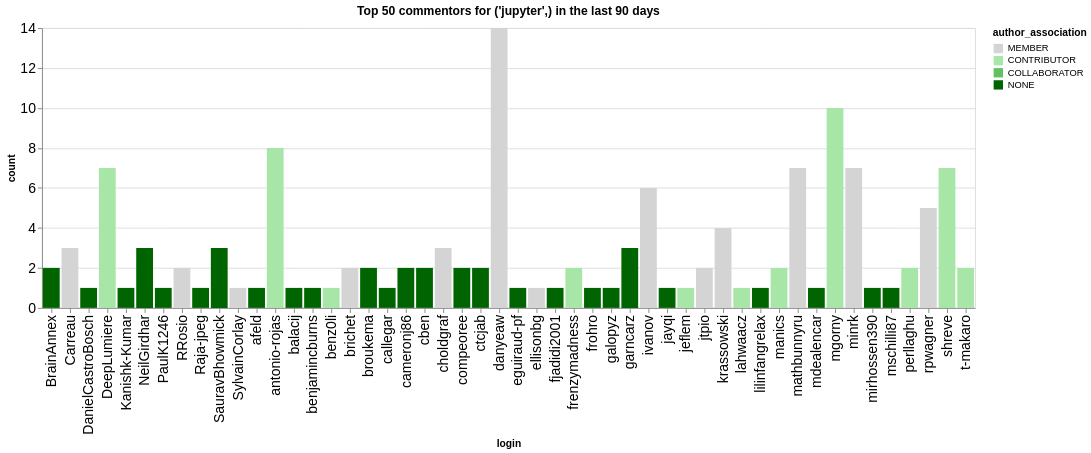

Notebook source saved alongside this figure:
### Code cell
n_plot = 50
charts = []
for ii, (iorg, idata) in enumerate(commentors.groupby(['org'])):
    title = f"Top {n_plot} commentors for {iorg} in the last {n_days} days"
    idata = idata.groupby('login', as_index=False).agg({'count': 'sum', 'author_association': 'first'})
    idata = idata.sort_values('count', ascending=False).head(n_plot)
    ch = alt.Chart(data=idata.head(n_plot), title=title).mark_bar().encode(
        x='login',
        y='count',
        color=alt.Color('author_association', scale=alt.Scale(domain=author_types, range=author_colors))
    )
    charts.append(ch)
alt.hconcat(*charts)

### Figure 1 — Vega-Lite specification as saved in the notebook (floating-point values rounded to 4 significant figures)
{"config": {"axisLeft": {"labelFontSize": 15}, "axisBottom": {"labelFontSize": 15}}, "hconcat": [{"mark": {"type": "bar"}, "encoding": {"color": {"field": "author_association", "scale": {"domain": ["MEMBER", "CONTRIBUTOR", "COLLABORATOR", "NONE"], "range": ["rgb(211.82745098039214, 211.82745098039214, 211.82745098039214)", "rgb(166.98562091503268, 229.89803921568628, 166.98562091503268)", "rgb(96.37647058823529, 192.75294117647059, 96.37647058823529)", "rgb(0.0, 100.3921568627451, 0.0)"]}, "type": "nominal"}, "x": {"field": "login", "type": "nominal"}, "y": {"field": "count", "type": "quantitative"}}, "title": "Top 50 commentors for ('jupyter',) in the last 90 days"}], "data": {"name": "data-c016bb20ef85b14867ede2de059cb8be"}, "$schema": "https://vega.github.io/schema/vega-lite/v5.20.1.json", "datasets": {"data-c016bb20ef85b14867ede2de059cb8be": [{"login": "danyeaw", "count": 14, "author_association": "MEMBER"}, {"login": "mgorny", "count": 10, "author_association": "CONTRIBUTOR"}, {"login": "antonio-rojas", "count": 8, "author_association": "CONTRIBUTOR"}, {"login": "DeepLumiere", "count": 7, "author_association": "CONTRIBUTOR"}, {"login": "mathbunnyru", "count": 7, "author_association": "MEMBER"}, {"login": "minrk", "count": 7, "author_association": "MEMBER"}, {"login": "shreve", "count": 7, "author_association": "CONTRIBUTOR"}, {"login": "ivanov", "count": 6, "author_association": "MEMBER"}, {"login": "rpwagner", "count": 5, "author_association": "MEMBER"}, {"login": "krassowski", "count": 4, "author_association": "MEMBER"}, {"login": "garncarz", "count": 3, "author_association": "NONE"}, {"login": "NeilGirdhar", "count": 3, "author_association": "NONE"}, {"login": "SauravBhowmick", "count": 3, "author_association": "NONE"}, {"login": "Carreau", "count": 3, "author_association": "MEMBER"}, {"login": "choldgraf", "count": 3, "author_association": "MEMBER"}, {"login": "perllaghu", "count": 2, "author_association": "CONTRIBUTOR"}, {"login": "manics", "count": 2, "author_association": "CONTRIBUTOR"}, {"login": "jtpio", "count": 2, "author_association": "MEMBER"}, {"login": "compeoree", "count": 2, "author_association": "NONE"}, {"login": "cben", "count": 2, "author_association": "NONE"}, {"login": "brichet", "count": 2, "author_association": "MEMBER"}, {"login": "ctcjab", "count": 2, "author_association": "NONE"}, {"login": "cameronj86", "count": 2, "author_association": "NONE"}, {"login": "broukema", "count": 2, "author_association": "NONE"}, {"login": "BrainAnnex", "count": 2, "author_association": "NONE"}, {"login": "RRosio", "count": 2, "author_association": "MEMBER"}, {"login": "frenzymadness", "count": 2, "author_association": "CONTRIBUTOR"}, {"login": "t-makaro", "count": 2, "author_association": "CONTRIBUTOR"}, {"login": "benz0li", "count": 1, "author_association": "CONTRIBUTOR"}, {"login": "callegar", "count": 1, "author_association": "NONE"}, {"login": "eguiraud-pf", "count": 1, "author_association": "NONE"}, {"login": "afeld", "count": 1, "author_association": "NONE"}, {"login": "benjamincburns", "count": 1, "author_association": "NONE"}, {"login": "Raja-jpeg", "count": 1, "author_association": "NONE"}, {"login": "Kanishk-Kumar", "count": 1, "author_association": "NONE"}, {"login": "DanielCastroBosch", "count": 1, "author_association": "NONE"}, {"login": "PaulK1246", "count": 1, "author_association": "NONE"}, {"login": "SylvainCorlay", "count": 1, "author_association": "MEMBER"}, {"login": "balacij", "count": 1, "author_association": "NONE"}, {"login": "galopyz", "count": 1, "author_association": "NONE"}, {"login": "jayqi", "count": 1, "author_association": "NONE"}, {"login": "ellisonbg", "count": 1, "author_association": "MEMBER"}, {"login": "mdealencar", "count": 1, "author_association": "NONE"}, {"login": "lilinfangrelax", "count": 1, "author_association": "NONE"}, {"login": "jeflem", "count": 1, "author_association": "CONTRIBUTOR"}, {"login": "lahwaacz", "count": 1, "author_association": "CONTRIBUTOR"}, {"login": "frohro", "count": 1, "author_association": "NONE"}, {"login": "fjadidi2001", "count": 1, "author_association": "NONE"}, {"login": "mschilli87", "count": 1, "author_association": "NONE"}, {"login": "mirhossen390", "count": 1, "author_association": "NONE"}]}}
